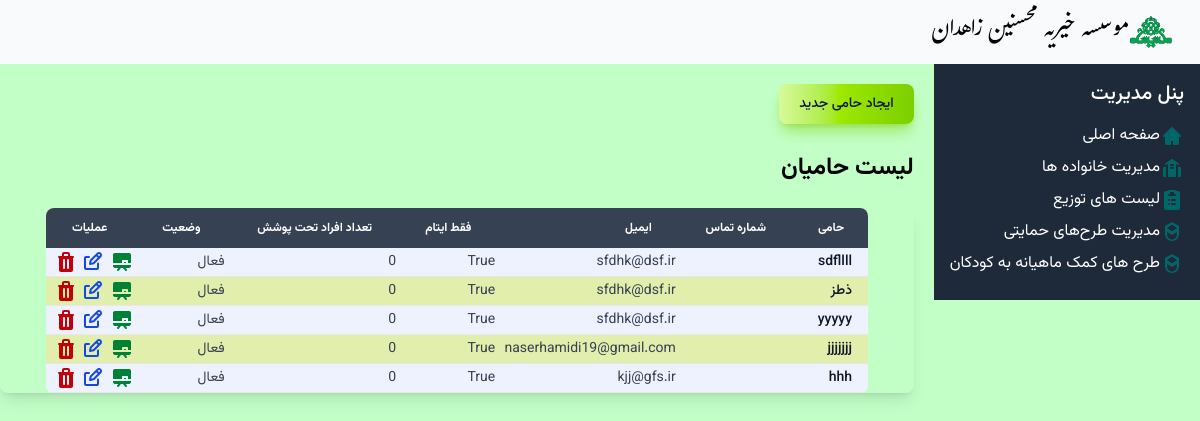
The app's page /supporters/, older data.
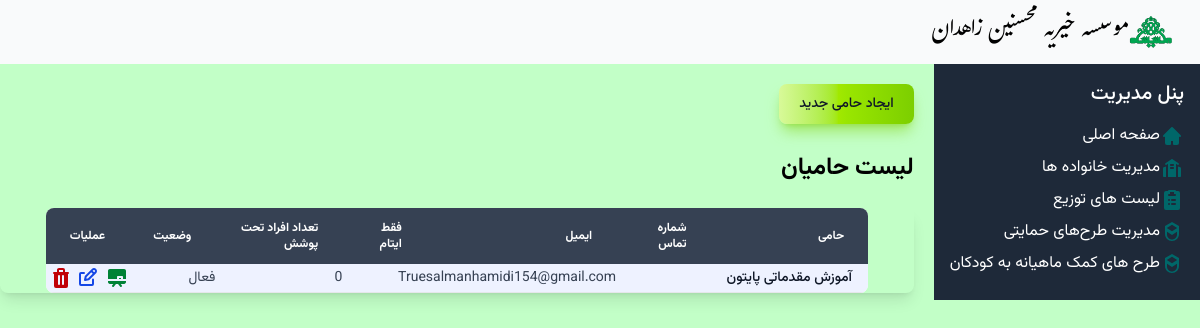
The same page, newer data.
### Mohsenin/models.py (models this page shows, shortened)
class Supporter(models.Model):
    name = models.CharField('نام', max_length=50)
    contact_number = models.CharField('شماره تماس', max_length=15, blank=True, null=True)
    email = models.EmailField('ایمیل', blank=True, null=True)
    is_active = models.BooleanField('فعال', default=True, choices=ACTIVATION_CHOICE)
    supports_orphans_only = models.BooleanField('فقط حمایت از یتیمان', default=True, choices=YES_NO_CHOICE)
    def support_count(self):
        return self.supports.filter(is_active=True).count()

### Mohsenin/Views/supportviews.py (the view)
# urls.py: path('supporters/', supportviews.SupporterListView.as_view(), name='supporter-list'),
class SupporterListView(generic.ListView):
    model = Supporter
    context_object_name = 'Supporters'
    template_name = 'Support/supporter_list.html'  # Create this template

### Mohsenin/templates/Support/supporter_list.html (shortened to what this page needs)
{% extends "base.html" %}
{% block content %}
<div class="py-5 vazir-medium no-print ">
<a href="{% url 'supporter-create' %}"><button type="button" class="text-gray-900 bg-gradient-to-r cursor-pointer from-lime-200 via-lime-400 to-lime-500 hover:bg-gradient-to-br focus:ring-4 focus:outline-none focus:ring-lime-300 dark:focus:ring-lime-800 shadow-lg shadow-lime-500/50 dark:shadow-lg dark:shadow-lime-800/80 font-medium rounded-lg text-sm px-5 py-2.5 text-center me-2 mb-2"> ایجاد حامی جدید  </button> </a>
</div>
<h2 class="vazir-bold text-2xl">لیست حامیان</h2>
<br>
<div class="relative overflow-x-auto shadow-lg sm:rounded-lg border-none border-gray-700">
<table style="width: 90%;margin: auto;" class="w-full text-sm rtl:text-right text-gray-700 bg-white rounded-lg overflow-hidden">
    <thead class="text-xs text-gray-700 uppercase bg-gray-700 text-white">
    <tr class='vazir-semibold'>
        <th scope="col" class="px-6 py-3 text-end">حامی</th>
        <th scope="col" class="px-6 py-3 text-right">شماره تماس</th>
        <th scope="col" class="px-6 py-3 text-right">ایمیل</th>
        <th scope="col" class="px-6 py-3 text-right">فقط ایتام</th>
        <th scope="col" class="px-6 py-3 text-right">تعداد افراد تحت پوشش</th>
        <th scope="col" class="px-6 py-3 text-right">وضعیت</th>
        <th scope="col" class="px-6 py-3 text-center no-print">عملیات</th>
    </tr>
</thead>
<tbody>
    {% for supporter in Supporters %}
    <tr class="{% if forloop.counter|divisibleby:2 %}bg-white{% else %}bg-indigo-50{% endif %} border-b border-gray-200 hover:bg-gray-50 vazir-normal">
        <th scope="row" class="px-4 py-1 font-medium text-gray-900 whitespace-nowrap ">{{ supporter.name }}</th>
        <td >{{ supporter.contact }}</td>
        <td >{{ supporter.email}}</td>
        <td >{{ supporter.supports_orphans_only }}</td>
        <td >{{ supporter.support_count}}</td>
        <td >{{ supporter.get_is_active_display }}</td>
        <td  class="no-print">
            <div class="flex space-x-1">
            <a href="{% url 'supporter-detail' supporter.pk %}" class="text-green-700 text-sm">
              </a>
            <a href="{% url 'supporter-update' supporter.pk %}" class="text-blue-700 text-sm">
              </a>
            <a href="{% url 'support-deactive' supporter.pk %}" class="text-red-700 text-sm">
              </a>
            </div>
        </td>
    </tr>
    {% endfor %}
</tbody>
</table>
</div>
    {% endblock content%}

Row changes from the older to the newer data that the page shows:
removed Supporter: name "ذطز", email "sfdhk@dsf.ir", supports_orphans_only "True", support_count "0", is_active "فعال"
removed Supporter: name "yyyyy", email "sfdhk@dsf.ir", supports_orphans_only "True", support_count "0", is_active "فعال"
removed Supporter: name "jjjjjjj", email "naserhamidi19@gmail.com", supports_orphans_only "True", support_count "0", is_active "فعال"
removed Supporter: name "hhh", email "kjj@gfs.ir", supports_orphans_only "True", support_count "0", is_active "فعال"
changed Supporter "True": name "sdfllll" → "آموزش مقدماتی پایتون"; email "sfdhk@dsf.ir" → "salmanhamidi154@gmail.com"
